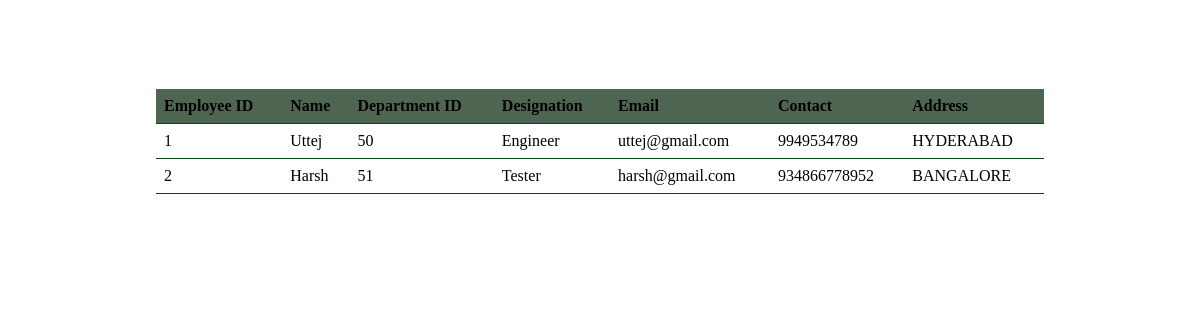
The page /employees on the database its author committed.
### tables this page shows
CREATE TABLE employee_details(eid int primary key , ename varchar(45), dptid int , designation varchar(45), emailid varchar(45), contact_no longint ,address varchar(50));

### app.py (the view)
@app.route('/employees',methods = ['GET','POST'])
def show_employees():
    emp = employee()
    data = emp.show_employees()
    return render_template('showemployees.html',employees = data)

### employee_details.py (called while the page is built)
    def show_employees(self):
        conn = sqlite3.connect('PMS.db')
        cur = conn.cursor()
        cur.execute("select * from employee_details")
        data = []
        for i in cur.fetchall():
            context = {}
            context['eid']=i[0]
            context['ename']=i[1]
            context['dptid']=i[2]
            context['designation']=i[3]
            context['emailid']=i[4]
            context['contact_no']=i[5]
            context['address']=i[6]
            data.append(context)
        return data

### templates/showemployees.html (shortened to what this page needs)
<!DOCTYPE html>
<html>
<head>
</head>
<body>
    <table>
        <thead>
            <tr>
                <th>Employee ID</th>
                <th>Name</th>
                <th>Department ID</th>
                <th>Designation</th>
                <th>Email</th>
                <th>Contact</th>
                <th>Address</th>
            </tr>
        </thead>
        <tbody>
            {% for employee in employees %}
                <tr>
                    <td>{{ employee.eid }}</td>
                    <td>{{ employee.ename }}</td>
                    <td>{{ employee.dptid }}</td>
                    <td>{{ employee.designation }}</td>
                    <td>{{ employee.emailid }}</td>
                    <td>{{ employee.contact_no }}</td>
                    <td>{{ employee.address }}</td>
                </tr>
            {% endfor %}
        </tbody>
    </table>
</body>
</html>

### templates/showemployees.html (style rules this page uses)
table { border-collapse: collapse; width: 75%; text-align: center; margin-top: 7.5%; margin-bottom: auto; margin-left: auto; margin-right: auto; table-layout: auto; }
th, td { padding: 8px; text-align: left; border-bottom: 1px solid #094712; }
th { background-color: hsl(128, 13%, 35%); }

### rows shown on the page
employee_details: eid "1", ename "Uttej", dptid "50", designation "Engineer", emailid "uttej@gmail.com", contact_no "9949534789", address "HYDERABAD"
employee_details: eid "2", ename "Harsh", dptid "51", designation "Tester", emailid "harsh@gmail.com", contact_no "934866778952", address "BANGALORE"
